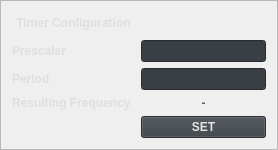
         <widget class="QFrame" name="frameSoftwareConfig">
          <property name="minimumSize">
           <size>
            <width>0</width>
            <height>130</height>
           </size>
          </property>
          <property name="styleSheet">
           <string notr="true">QWidget#frameSoftwareConfig{ 
background-color: rgb(57, 63, 68);
border-radius: 5px;
border: 2px solid rgb(150, 150, 150);
}</string>
          </property>
          <property name="frameShape">
           <enum>QFrame::StyledPanel</enum>
          </property>
          <property name="frameShadow">
           <enum>QFrame::Raised</enum>
          </property>
          <layout class="QGridLayout" name="gridLayout_13">
           <item row="1" column="1">
            <widget class="QLineEdit" name="pwmPrescalerConfig">
             <property name="sizePolicy">
              <sizepolicy hsizetype="Expanding" vsizetype="Preferred">
               <horstretch>0</horstretch>
               <verstretch>0</verstretch>
              </sizepolicy>
             </property>
             <property name="styleSheet">
              <string notr="true">font: 10pt &quot;Siemens Sans&quot;;
font-weight: bold;
background-color: rgb(57, 63, 68);
color: rgb(227, 227, 229);</string>
             </property>
            </widget>
           </item>
           <item row="1" column="0">
            <widget class="QLabel" name="labelPrescaler">
             <property name="styleSheet">
              <string notr="true">font: 13pt &quot;Siemens Sans&quot;;
font-weight: bold;
color: rgb(222, 223, 225);
background-color: transparent;</string>
             </property>
             <property name="text">
              <string>Prescaler</string>
             </property>
             <property name="alignment">
              <set>Qt::AlignLeading|Qt::AlignLeft|Qt::AlignVCenter</set>
             </property>
            </widget>
           </item>
           <item row="3" column="0">
            <widget class="QLabel" name="labelPeriod">
             <property name="sizePolicy">
              <sizepolicy hsizetype="Preferred" vsizetype="Preferred">
               <horstretch>0</horstretch>
               <verstretch>0</verstretch>
              </sizepolicy>
             </property>
             <property name="styleSheet">
              <string notr="true">font: 13pt &quot;Siemens Sans&quot;;
font-weight: bold;
color: rgb(222, 223, 225);
background-color: transparent;</string>
             </property>
             <property name="text">
              <string>Period</string>
             </property>
             <property name="alignment">
              <set>Qt::AlignLeading|Qt::AlignLeft|Qt::AlignVCenter</set>
             </property>
            </widget>
           </item>
           <item row="3" column="1">
            <widget class="QLineEdit" name="pwmPeriodConfig">
             <property name="sizePolicy">
              <sizepolicy hsizetype="Expanding" vsizetype="Preferred">
               <horstretch>0</horstretch>
               <verstretch>0</verstretch>
              </sizepolicy>
             </property>
             <property name="cursor">
              <cursorShape>IBeamCursor</cursorShape>
             </property>
             <property name="styleSheet">
              <string notr="true">font: 10pt &quot;Siemens Sans&quot;;
font-weight: bold;
background-color: rgb(57, 63, 68);
color: rgb(227, 227, 229);</string>
             </property>
            </widget>
           </item>
           <item row="0" column="0">
            <widget class="QPushButton" name="changeConfigWidgetButton">
             <property name="sizePolicy">
              <sizepolicy hsizetype="Minimum" vsizetype="Preferred">
               <horstretch>0</horstretch>
               <verstretch>0</verstretch>
              </sizepolicy>
             </property>
             <property name="cursor">
              <cursorShape>PointingHandCursor</cursorShape>
             </property>
             <property name="autoFillBackground">
              <bool>false</bool>
             </property>
             <property name="styleSheet">
              <string notr="true">QPushButton {
font: 13pt &quot;Siemens Sans&quot;;
font-weight: bold;
color: rgb(222, 223, 225);
background-color: transparent;
}

QPushButton:pressed {
	border: 0px;
	color: rgb(79, 216, 218);
    background-color: transparent;  /* mientras se presiona */
}</string>
             </property>
             <property name="text">
              <string>Timer Configuration</string>
             </property>
             <property name="flat">
              <bool>true</bool>
             </property>
            </widget>
           </item>
           <item row="6" column="0">
            <widget class="QLabel" name="labelResultingFrequency">
             <property name="sizePolicy">
              <sizepolicy hsizetype="Preferred" vsizetype="Preferred">
               <horstretch>0</horstretch>
               <verstretch>0</verstretch>
              </sizepolicy>
             </property>
             <property name="styleSheet">
              <string notr="true">font: 13pt &quot;Siemens Sans&quot;;
font-weight: bold;
color: rgb(222, 223, 225);
background-color: transparent;</string>
             </property>
             <property name="text">
              <string>Resulting Frequency</string>
             </property>
            </widget>
           </item>
           <item row="6" column="1">
            <widget class="QLabel" name="labelTimerFreqResult">
             <property name="sizePolicy">
              <sizepolicy hsizetype="Preferred" vsizetype="Preferred">
               <horstretch>0</horstretch>
               <verstretch>0</verstretch>
              </sizepolicy>
             </property>
             <property name="styleSheet">
              <string notr="true">font: 13pt &quot;Siemens Sans&quot;;
font-weight: bold;
color: rgb(96, 100, 103);
background-color: transparent;</string>
             </property>
             <property name="text">
              <string>-</string>
             </property>
             <property name="alignment">
              <set>Qt::AlignCenter</set>
             </property>
            </widget>
           </item>
           <item row="7" column="1">
            <widget class="QPushButton" name="pwmConfigButton">
             <property name="sizePolicy">
              <sizepolicy hsizetype="Minimum" vsizetype="Preferred">
               <horstretch>0</horstretch>
               <verstretch>0</verstretch>
              </sizepolicy>
             </property>
             <property name="styleSheet">
              <string notr="true">font: 10pt &quot;Siemens Sans&quot;;
font-weight: bold;
background-color: rgb(57, 63, 68);
color: rgb(227, 227, 229);</string>
             </property>
             <property name="text">
              <string>SET</string>
             </property>
            </widget>
           </item>
          </layout>
         </widget>
